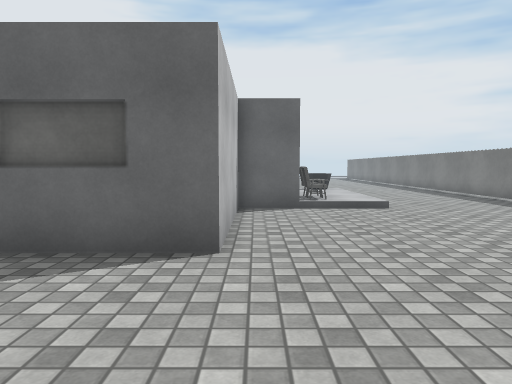
view 1 (above)

24 first-person views from a walk through a scene from a Unity 3-D project. The camera is 1.2 m above the floor, tilts 4° down and sees 70° across. The floor is counted in squares, 1 m on a side. Each view is taken from the middle of a square. On the plan, view 1 faces up. The plan holds only what a view shows up to about 15 squares ahead; the rest is blank. The place goes on beyond the plan. The player is left out. Door leaves are left out, so doorways stand open. Surface patterns are stand-ins for the level's own textures.

view 2
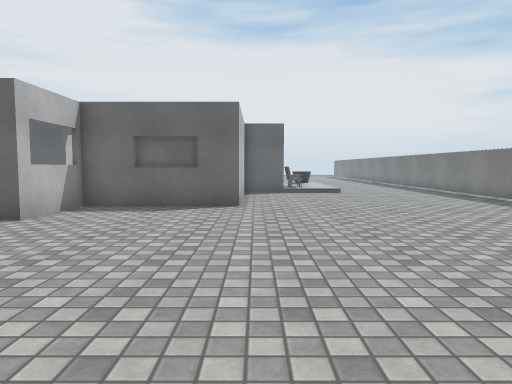

view 3
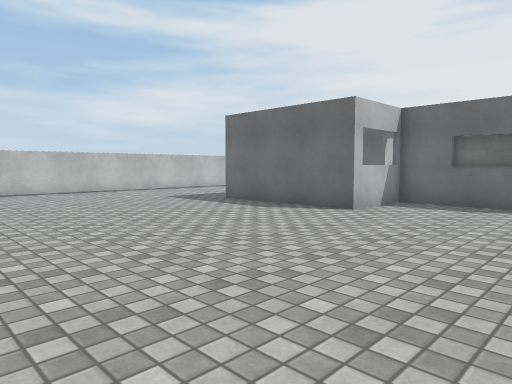

view 4
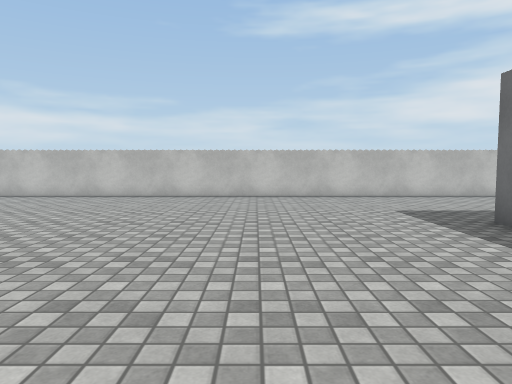

view 5
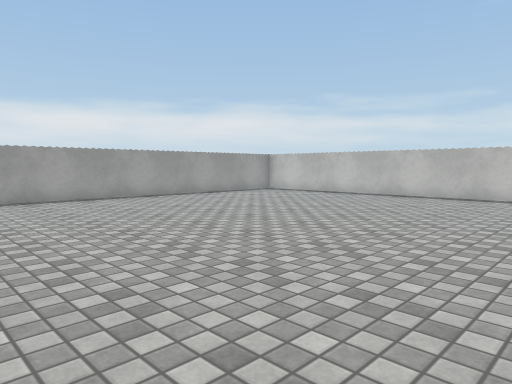

view 6
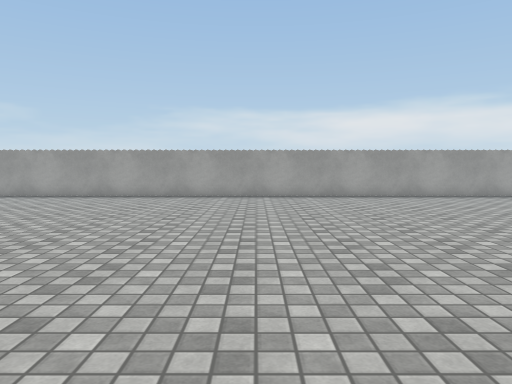

view 7
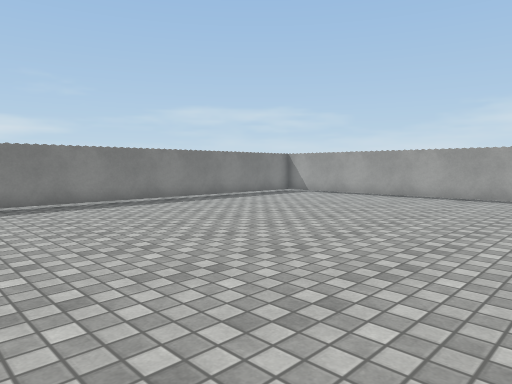

view 8
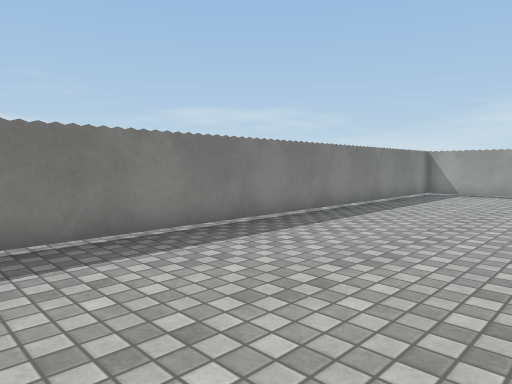

view 9
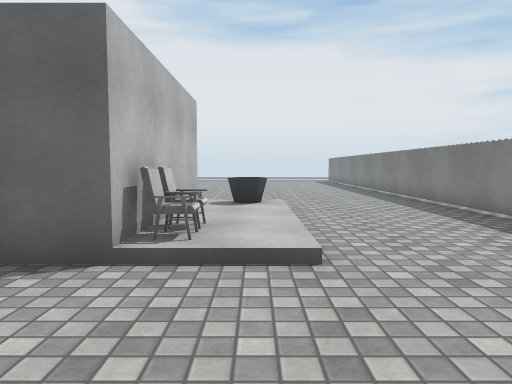

view 10
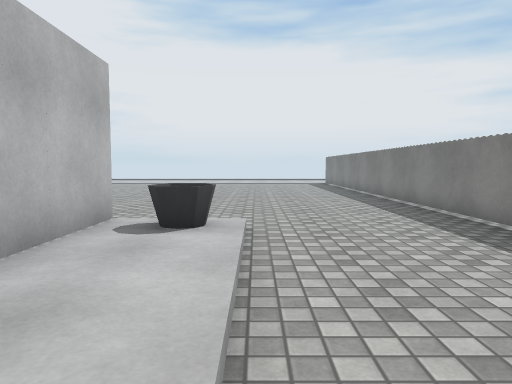

view 11
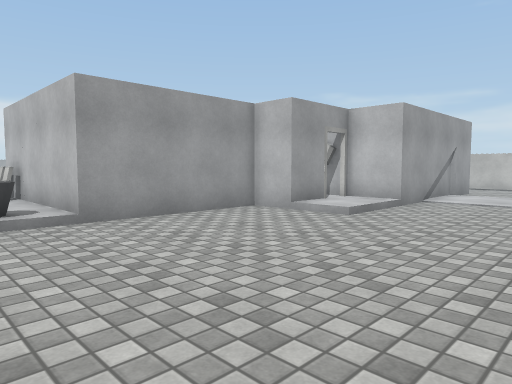

view 12
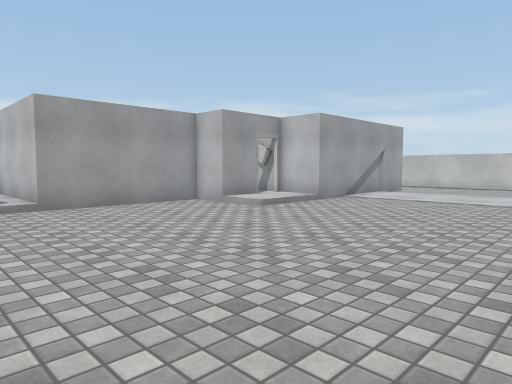

view 13
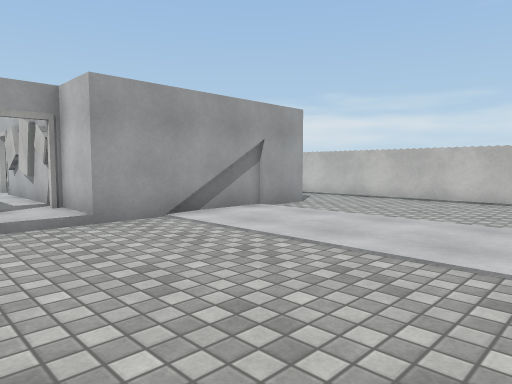

view 14
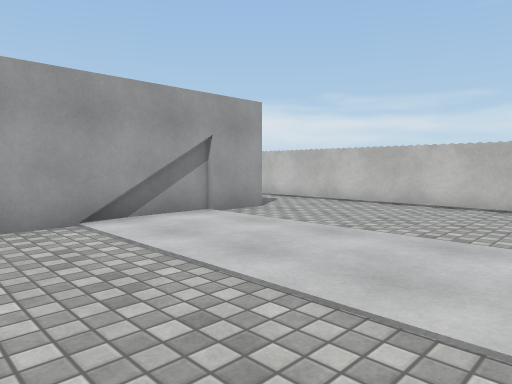

view 15
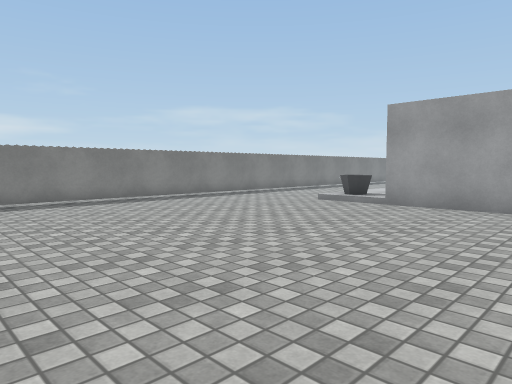

view 16
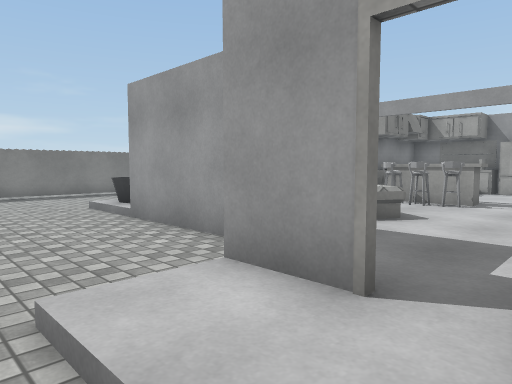

view 17
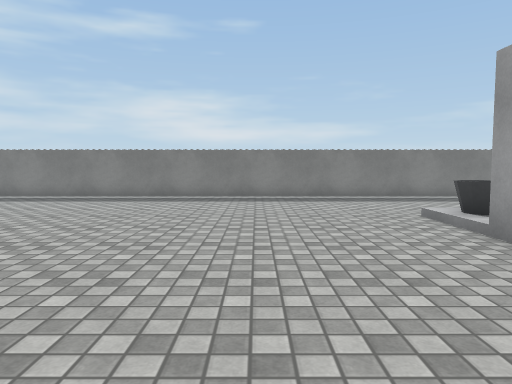

view 18
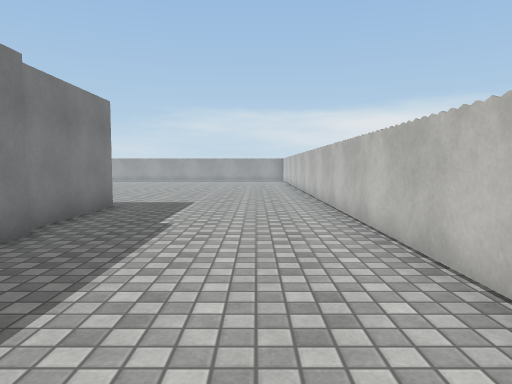

view 19
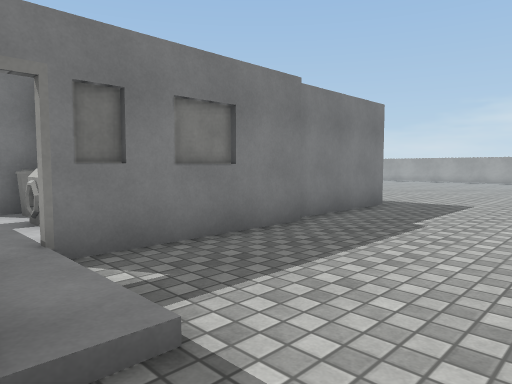

view 20
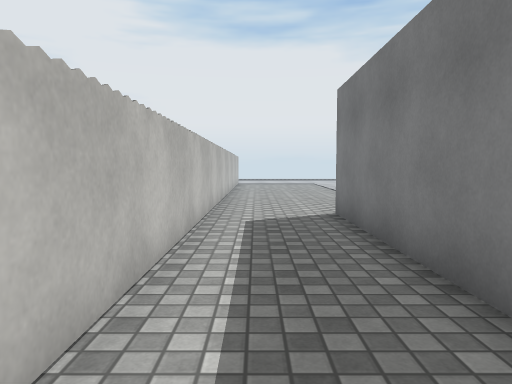

view 21
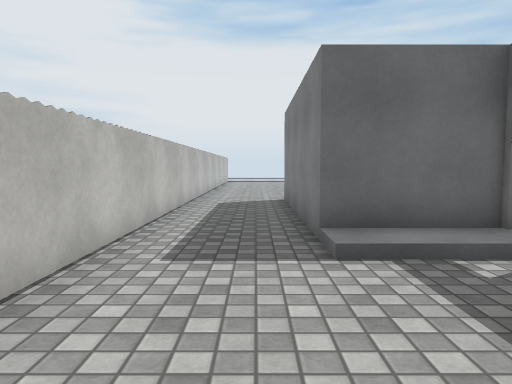

view 22
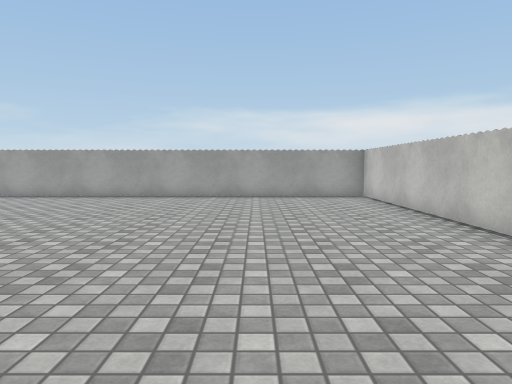

view 23
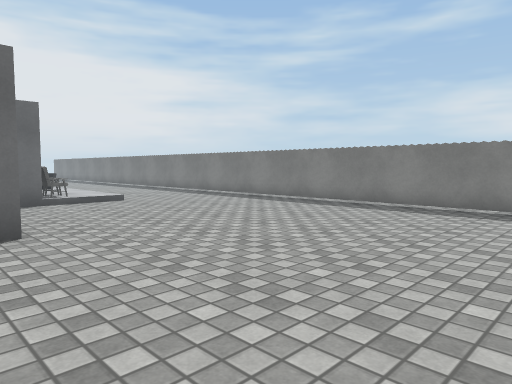

view 24
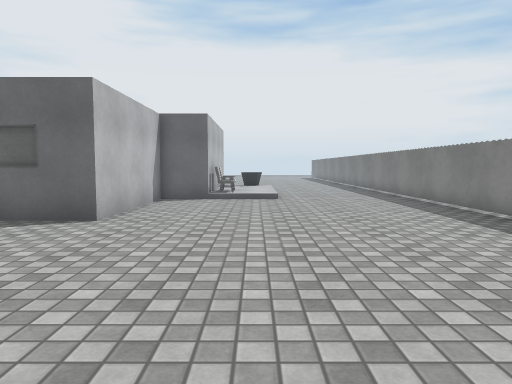

### Floor plan
Points are (right, up) in squares from view 1. A wall is a line through its corners. A room is listed if a view was taken in it or the views show most of it. See-through windows are left out.
Room 1 (views 1, 2, 3, 4, 5, 6, 7, 8, 9, 10, 11, 12, 13, 14, 15, 16, 17, 18, 19, 20, 21, 22, 23, 24)
walls: (-1.8, 5.2) (-3.8, 5.2); (-0.5, 10.5) (-0.5, 5) (-5.2, 5) (-5.2, 2.1) (-10.7, 2.1) (-10.7, 4.5); (-11, 6.6) (-11, 11.8); (-11, 12.9) (-14, 12.9) (-14, 20.3) (-12, 20.3); (1.2, 17) (1.2, 10.4) (0.4, 10.4); (-5.8, 18.4) (-4, 18.4) (-4, 17) (1.5, 17); (-11.6, 20.3) (-6.9, 20.3) (-6.9, 18.4); (-12.1, 20.1) (-9, 20.1); (8.9, -15.5) (8.9, 28.5); (-17.2, 26.1) (-17.2, -16.2) (8.1, -16.2)
ways out: open door at (-11, 12); open door at (-6, 18)
objects: chair (2, 11); chair (2, 12); other object (2, 16) to (3, 17)

Positions as (right, up) in squares from view 1, and headings:
1: (0, 0), facing up
2: (0, -6), facing up
3: (0, -7), facing up-left
4: (-3, -3), facing left
5: (-3, -3), facing down-left
6: (-3, -2), facing down
7: (-3, -2), facing down-right
8: (3, 0), facing down-right
9: (3, 6), facing up
10: (4, 10), facing up
11: (4, 25), facing down-left
12: (4, 28), facing down-left
13: (-4, 28), facing down-left
14: (-6, 28), facing down-left
15: (-4, 28), facing down-right
16: (-7, 21), facing down-right
17: (-5, 21), facing right
18: (-15, 13), facing down
19: (-16, 13), facing down-right
20: (-16, 11), facing up
21: (-15, 7), facing up
22: (-13, -2), facing down
23: (-2, -2), facing up-right
24: (3, -3), facing up
